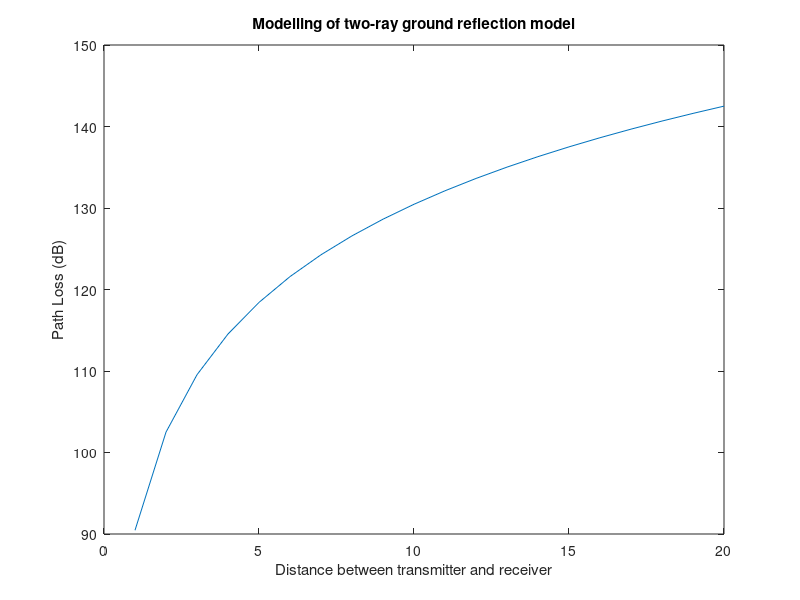

Here is the MATLAB script that generated this plot: (Note: this script raises an error after producing the figure.)
fc=900*10^6;
c_light=3*10^8;
lamda=c_light/fc;
Gt=1;
Gr=1;
L=1;
ht=30;
hr=1;
d_tx_rx_km=1:20;
d_tx_rx_m= d_tx_rx_km*10^3;
PL_exp_2=2;
PG_two_ray=Gt*Gr*ht^2*hr^2*(1./d_tx_rx_m).^4;
PL_dB_two_ray=-10*log10(PG_two_ray);
figure;
plot(d_tx_rx_km, PL_dB_two_ray);
xlabel('Distance between transmitter and receiver'); ylabel('Path Loss (dB)');
title('Modelling of two-ray ground reflection model');
h = legend('two-ray Model',1);
